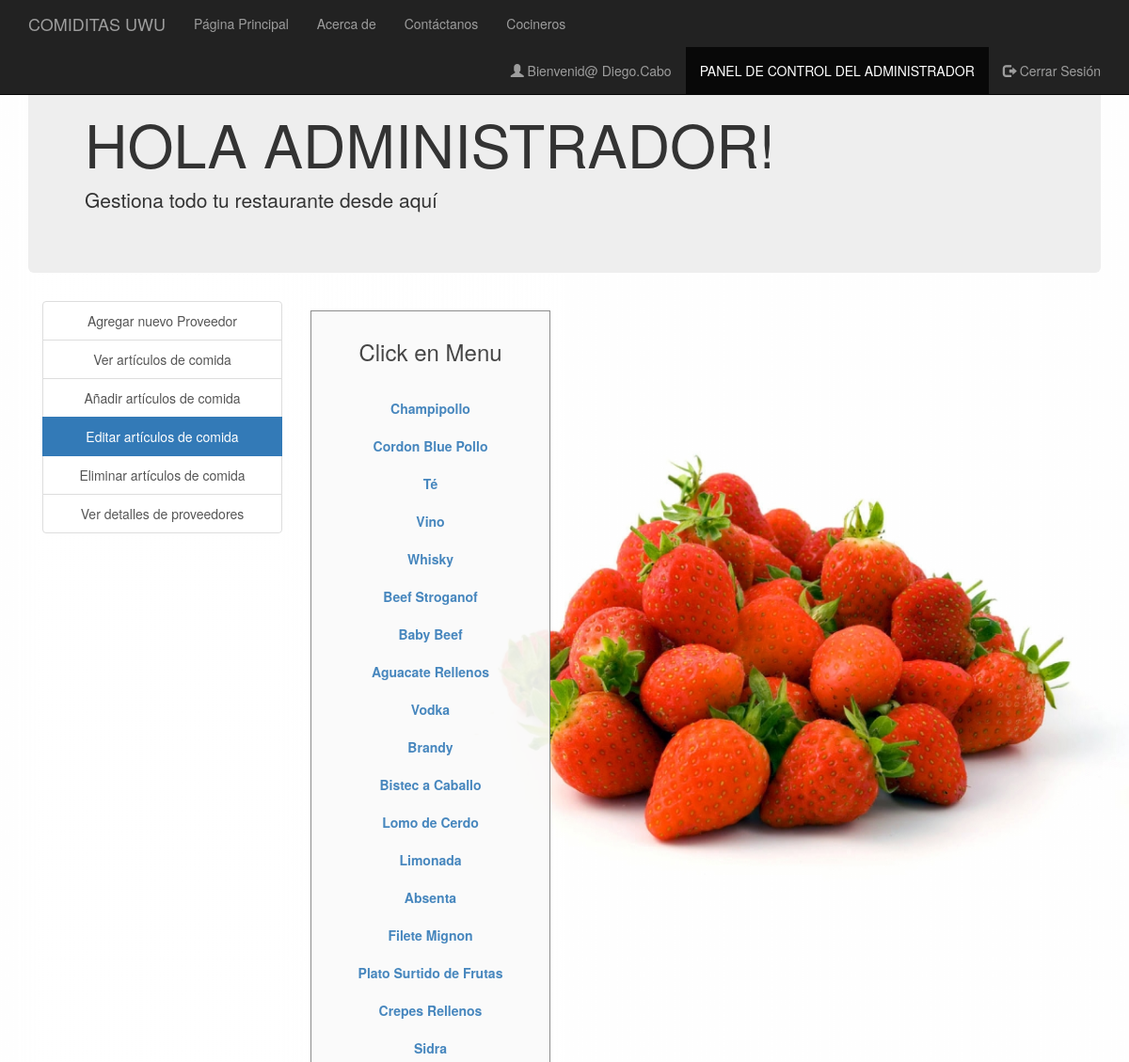
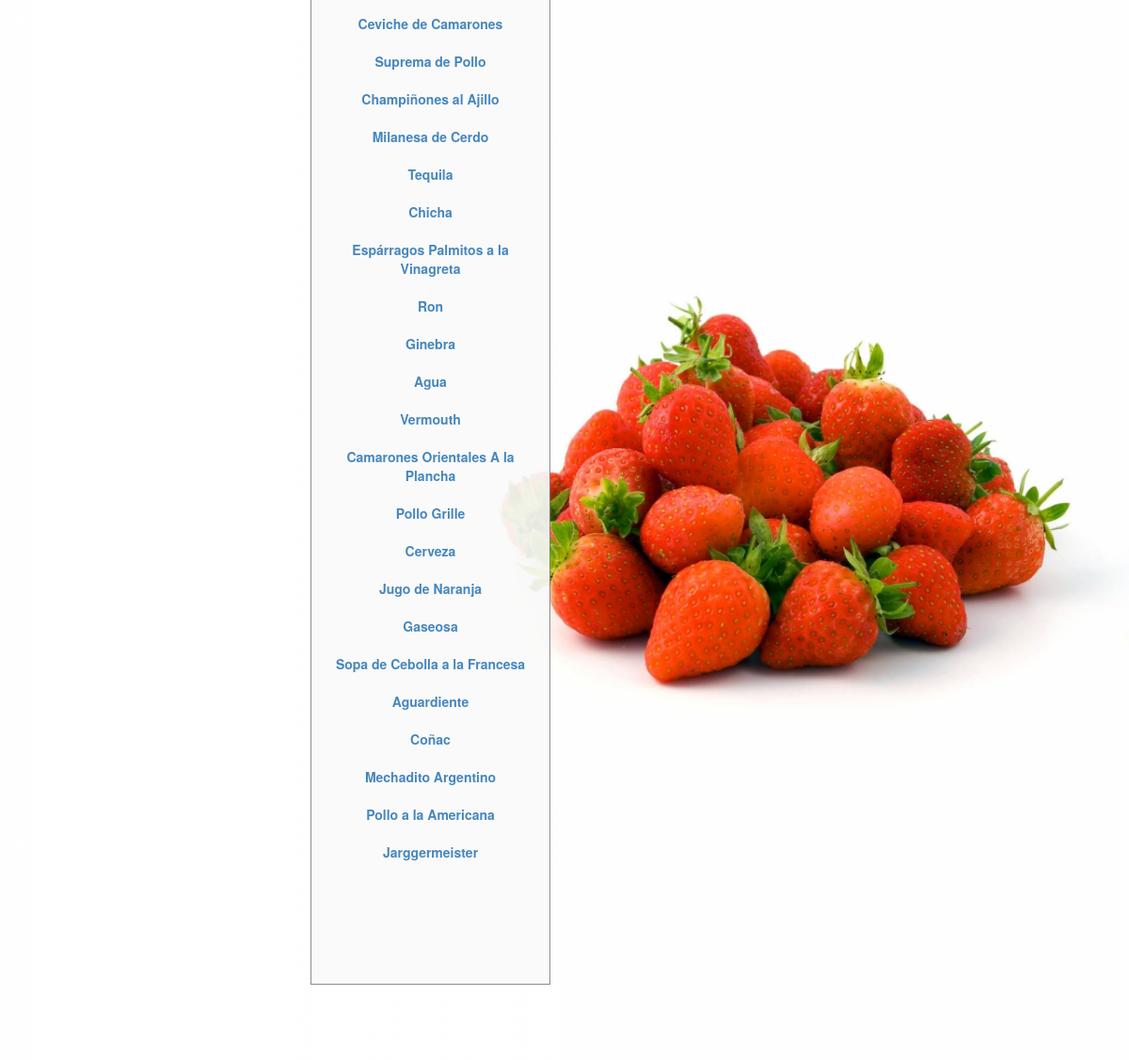
The app's page /edit_food_items.php (signed in) with its own data (2 pictures, top to bottom).
### tables this page shows
create table usuario(
	id integer primary key,
    nombres varchar(30),
    primer_apellido varchar(20),
    segundo_apellido varchar(20),
    correo varchar(30),
    telefono integer,
	usuario varchar(20),
    contrasenha varchar(20)
);

create table consumible(
	id_consumible integer primary key,
    nombre varchar(100),
    descripcion varchar(1000),
    stock integer,
    precio float,
    id_chef integer,
    id_proveedor integer,
    foto_path varchar(1000),
    foreign key (id_chef) references chef(dni),
    foreign key (id_proveedor) references proveedor(id_proveedor)
);

### session_m.php (called while the page is built, shortened)
<?php
$conn = Connect();
$user_check=$_SESSION['login_user1'];
$query = "SELECT usuario FROM `usuario` WHERE usuario = '$user_check'";
$ses_sql = mysqli_query($conn, $query);
$row = mysqli_fetch_assoc($ses_sql);
$login_session =$row['usuario'];
?>

### edit_food_items.php (the view, shortened to what this page needs)
<?php
include('session_m.php');
?>
<!DOCTYPE html>
<html>
  <head>
  </head>
  <link rel="stylesheet" type = "text/css" href ="css/edit_food_items.css">
  <link rel="stylesheet" href="https://maxcdn.bootstrapcdn.com/bootstrap/3.4.1/css/bootstrap.min.css">
  <body>
    <nav class="navbar navbar-inverse navbar-fixed-top navigation-clean-search" role="navigation">
      <div class="container">
        <div class="navbar-header">
          <a class="navbar-brand" href="index.php">COMIDITAS UWU</a>
        </div>
        <div class="collapse navbar-collapse " id="myNavbar">
          <ul class="nav navbar-nav">
            <li><a href="index.php">Página Principal</a></li>
            <li><a href="aboutus.php">Acerca de</a></li>
            <li><a href="contactus.php">Contáctanos</a></li>
            <li><a href="cocineros.php">Cocineros</a></li>
          </ul>
          <ul class="nav navbar-nav navbar-right">
            <li><a href="#"><span class="glyphicon glyphicon-user"></span> Bienvenid@ <?php echo $login_session; ?> </a></li>
            <li class="active"> <a href="managerlogin.php">PANEL DE CONTROL DEL ADMINISTRADOR</a></li>
            <li><a href="logout_m.php"><span class="glyphicon glyphicon-log-out"></span> Cerrar Sesión </a></li>
          </ul>
        </div>
      </div>
    </nav>
<div class="container">
    <div class="jumbotron">
     <h1>HOLA ADMINISTRADOR! </h1>
     <p>Gestiona todo tu restaurante desde aquí</p>
    </div>
    </div>
<div class="container">
    	<div class="col-xs-3" style="text-align: center;">
    	<div class="list-group">
    		<a href="myrestaurant.php" class="list-group-item ">Agregar nuevo Proveedor</a>
    		<a href="view_food_items.php" class="list-group-item ">Ver artículos de comida</a>
    		<a href="add_food_items.php" class="list-group-item ">Añadir artículos de comida</a>
    		<a href="edit_food_items.php" class="list-group-item active">Editar artículos de comida</a>
    		<a href="delete_food_items.php" class="list-group-item ">Eliminar artículos de comida</a>
        <a href="view_order_details.php" class="list-group-item ">Ver detalles de proveedores</a>
    	</div>
    </div>
<div class="col-xs-3">
  <div class="form-area" style="padding: 10px 10px 110px 10px; ">
    <div style="text-align: center;">
      <h3>Click en Menu <br><br></h3>
    </div>
    <?php
    $query = mysqli_query($conn, "SELECT * FROM consumible");
    while ($row = mysqli_fetch_array($query)) {
      ?>
      <div class="list-group" style="text-align: center;">
        <?php
      echo "<b><a href='edit_food_items.php?update= {$row['id_consumible']}'>{$row['nombre']}</a></b>";
        ?>
      </div>
    <?php
    }
    ?>
  </div>
</div>
</div>
  </body>
<br>
</html>

### css/edit_food_items.css (style rules this page uses)
body,html { height: 100%; }
body { padding-top: 50px; background-image: url('headerimg2.jpg'); background-repeat: repeat; background-size: 100%; }
.form-area { background-color: #FAFAFA; padding: 10px 40px 60px; margin: 10px 0px 60px; border: 1px solid GREY; opacity:0.9; }

### records on screen
usuario: usuario "Diego.Cabo"
consumible: nombre "Champipollo"
consumible: nombre "Cordon Blue Pollo"
consumible: nombre "Té"
consumible: nombre "Vino"
consumible: nombre "Whisky"
consumible: nombre "Beef Stroganof"
consumible: nombre "Baby Beef"
consumible: nombre "Aguacate Rellenos"
consumible: nombre "Vodka"
consumible: nombre "Brandy"
consumible: nombre "Bistec a Caballo"
consumible: nombre "Lomo de Cerdo"
consumible: nombre "Limonada"
consumible: nombre "Absenta"
consumible: nombre "Filete Mignon"
consumible: nombre "Plato Surtido de Frutas"
consumible: nombre "Crepes Rellenos"
consumible: nombre "Sidra"
consumible: nombre "Ceviche de Camarones"
consumible: nombre "Suprema de Pollo"
consumible: nombre "Champiñones al Ajillo"
consumible: nombre "Milanesa de Cerdo"
consumible: nombre "Tequila"
consumible: nombre "Chicha"
consumible: nombre "Espárragos Palmitos a la Vinagreta"
consumible: nombre "Ron"
consumible: nombre "Ginebra"
consumible: nombre "Agua"
consumible: nombre "Vermouth"
consumible: nombre "Camarones Orientales A la Plancha"
consumible: nombre "Pollo Grille"
consumible: nombre "Cerveza"
consumible: nombre "Jugo de Naranja"
consumible: nombre "Gaseosa"
consumible: nombre "Sopa de Cebolla a la Francesa"
consumible: nombre "Aguardiente"
consumible: nombre "Coñac"
consumible: nombre "Mechadito Argentino"
consumible: nombre "Pollo a la Americana"
consumible: nombre "Jarggermeister"
